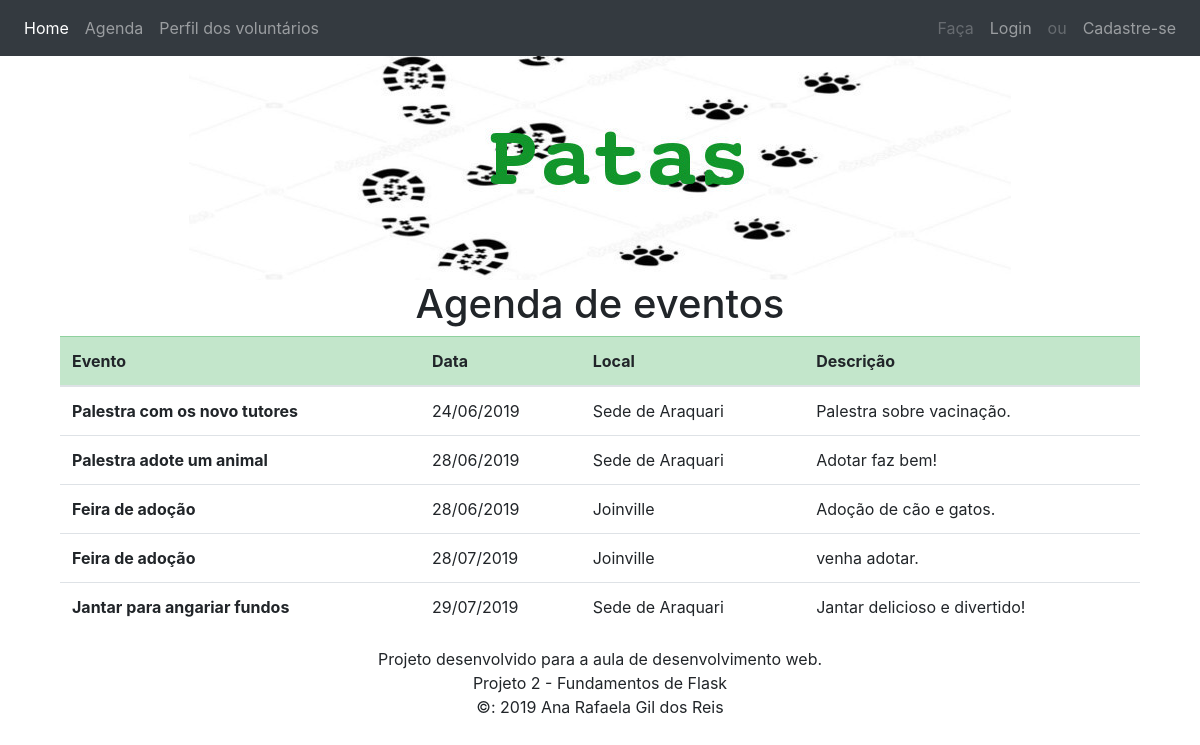
Page /agenda on the committed database.
### app/models.py (models this page shows)
class Agenda(db.Model):
    id = db.Column(db.Integer, primary_key=True)
    date = db.Column(db.String(10))
    name_event = db.Column(db.String(64))
    local = db.Column(db.String(64))
    description = db.Column(db.Text())

### app/main/views.py (the view)
@main.route('/agenda')
def agendas_list():
    eventos = Agenda.query.all()
    return render_template('agenda.html', eventos=eventos)

### app/models.py (called while the page is built)
    def has_permission(self, perm):
        return False

### app/templates/agenda.html (shortened to what this page needs)
{% extends "base.html" %}
{% block page_content %}
    <h1 class="text-center">Agenda de eventos</h1>
    <div class="table-responsive">
        <table class="table">
            <thead class="table-success">
                <tr>
                    <th scope="col">Evento</th>
                    <th scope="col">Data</th>
                    <th scope="col">Local</th>
                    <th scope="col">Descrição</th>
                </tr>
            </thead>
            <tbody>
                {% for even in eventos %}
                <tr>
                    <th scope="row">{{ even.name_event }}</th>
                    <td>{{ even.date }}</td>
                    <td>{{ even.local }}</td>
                    <td>{{ even.description }}</td>
                </tr>
                {% endfor %}
            </tbody>
        </table>
    </div>
{% endblock %}

### app/static/css/base.css (style rules this page uses)
html { height: 100%; }
body { min-height: 100%; display: flex; flex-direction: column; }

### rows in the picture
Agenda: name_event "Palestra com os novo tutores", date "24/06/2019", local "Sede de Araquari", description "Palestra sobre vacinação."
Agenda: name_event "Palestra adote um animal", date "28/06/2019", local "Sede de Araquari", description "Adotar faz bem!"
Agenda: name_event "Feira de adoção", date "28/06/2019", local "Joinville", description "Adoção de cão e gatos."
Agenda: name_event "Feira de adoção", date "28/07/2019", local "Joinville", description "venha adotar."
Agenda: name_event "Jantar para angariar fundos", date "29/07/2019", local "Sede de Araquari", description "Jantar delicioso e divertido!"
